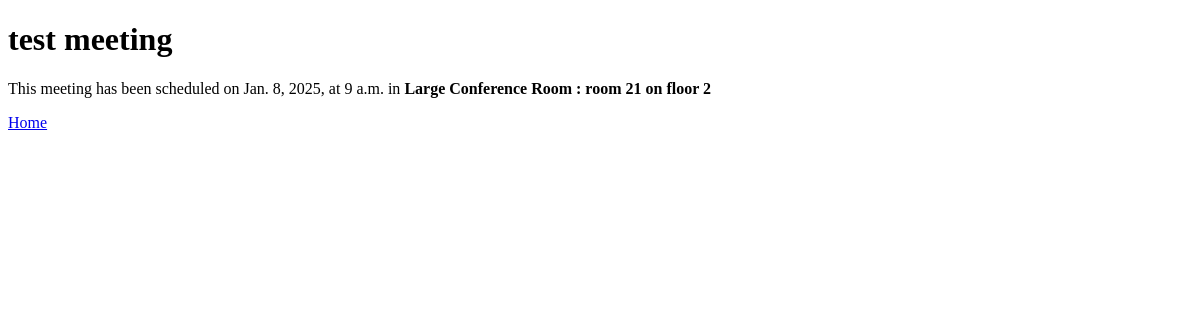
Before: /meetings/2 with the older database file.
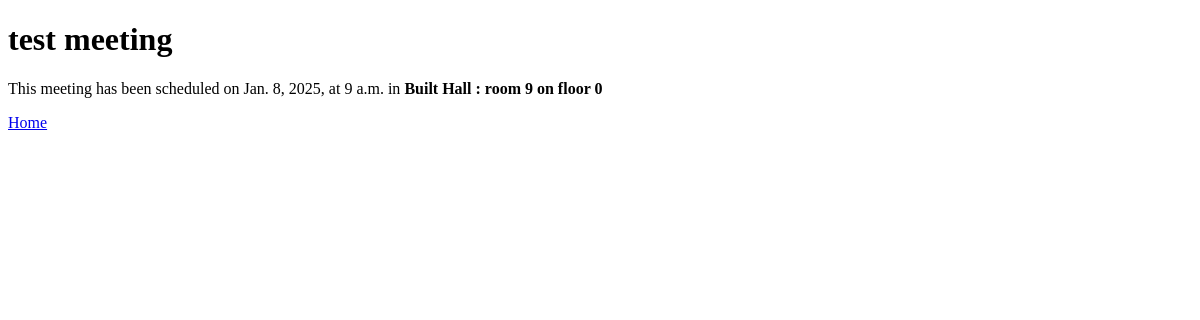
After: the same page with the newer database file.
### meetings/models.py (models this page shows, shortened)
class Meeting(models.Model):
    title = models.CharField(max_length=200)
    date = models.DateField()
    start_time = models.TimeField(default=time(9))
    duration = models.IntegerField(default=1)
    room=models.ForeignKey(Room, on_delete=models.CASCADE)

class Room(models.Model):
    name=models.CharField(max_length=50)
    floor= models.IntegerField()
    room_number=models.IntegerField()
    def __str__(self):
        return f"{self.name} : room {self.room_number} on floor {self.floor}"

### meetings/views.py (the view)
# urls.py: path('<int:id>', views.detail, name="detail"),
def detail(request, id):
    meeting = Meeting.objects.get(pk=id)
    return render(request, "meetings/detail.html", {"meeting": meeting})

### meetings/templates/meetings/detail.html (shortened to what this page needs)
<!DOCTYPE html>
<html lang="en">
<head>
</head>
<body>
    <h1>{{meeting.title}}</h1>
    <p>
        This meeting has been scheduled on {{meeting.date}}, at {{meeting.start_time}}
        in <strong>{{meeting.room}}</strong>
    </p>
    <a href="{% url 'welcome' %}">Home</a>
</body>
</html>

Changed rows visible on the page:
changed Meeting "test meeting": room "Large Conference Room : room 21 on floor 2" → "Built Hall : room 9 on floor 0"
